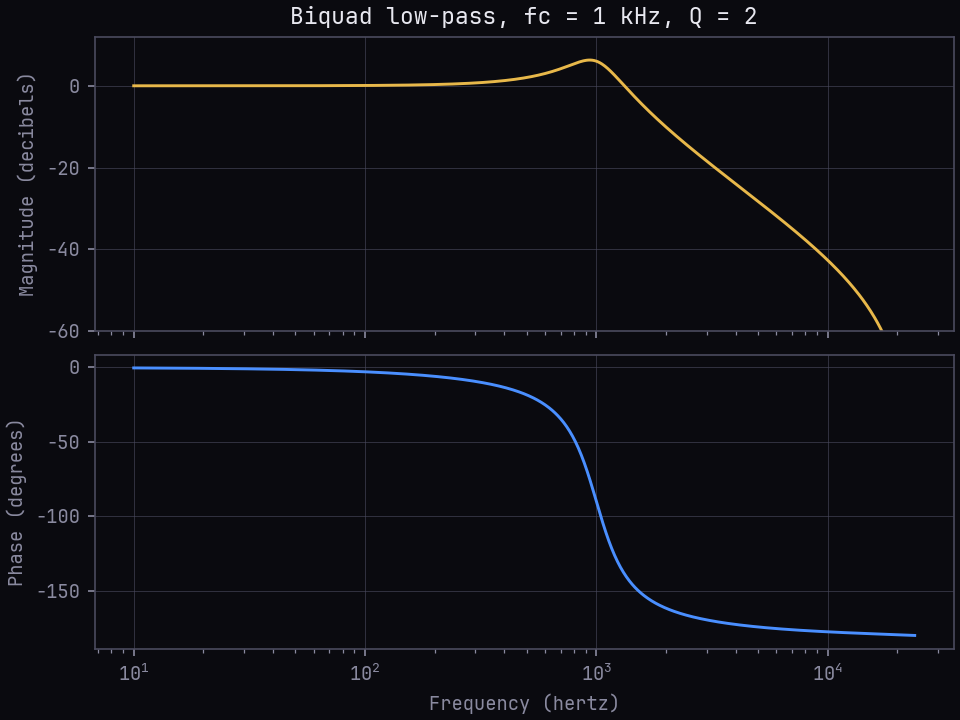

The Python source for this figure:
# Matplotlib card check, 2026-11-14: a Bode plot (magnitude and phase) of an RBJ biquad low-pass,
# fc = 1 kHz, Q = 2, fs = 48 kHz, wearing palace.mplstyle (Graphite, generated from the design tokens).
# Run from the palace root:  python3 "Shop/Matplotlib/proofs/2026-11-14-card-check/bode-card-check.py"
from pathlib import Path
import numpy as np
import matplotlib; matplotlib.use("Agg")
import matplotlib.pyplot as plt

HERE = Path(__file__).resolve().parent
plt.style.use(HERE.parents[1] / "palace.mplstyle")

fs, fc, Q = 48000.0, 1000.0, 2.0
w0 = 2 * np.pi * fc / fs; alpha = np.sin(w0) / (2 * Q); c = np.cos(w0)
b = np.array([(1 - c) / 2, 1 - c, (1 - c) / 2]); a = np.array([1 + alpha, -2 * c, 1 - alpha])
f = np.logspace(1, np.log10(0.99 * fs / 2), 800)  # the zero sits exactly at Nyquist
z = np.exp(-1j * 2 * np.pi * f / fs)
H = (b[0] + b[1] * z + b[2] * z**2) / (a[0] + a[1] * z + a[2] * z**2)

fig, (ax1, ax2) = plt.subplots(2, 1, figsize=(6.4, 4.8), dpi=150, sharex=True, layout="constrained")
ax1.semilogx(f, 20 * np.log10(np.abs(H)))
ax1.set_ylabel("Magnitude (decibels)"); ax1.set_ylim(-60, 12)
ax1.set_title("Biquad low-pass, fc = 1 kHz, Q = 2")
ax2.semilogx(f, np.degrees(np.unwrap(np.angle(H))), color=plt.rcParams["axes.prop_cycle"].by_key()["color"][2])
ax2.set_ylabel("Phase (degrees)"); ax2.set_xlabel("Frequency (hertz)")
for ext in ("png", "svg"):
    fig.savefig(HERE / f"bode-card-check.{ext}", metadata={"Software": None} if ext == "png" else {"Date": None})
print("wrote bode-card-check.png and .svg")
